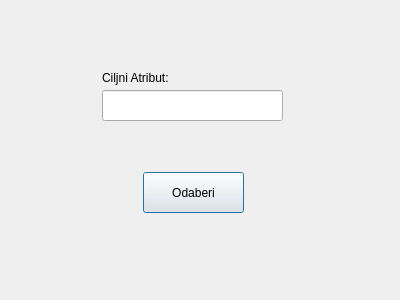
<?xml version="1.0" encoding="UTF-8"?>
<ui version="4.0">
 <class>LinearRegressionParametersDialog</class>
 <widget class="QDialog" name="LinearRegressionParametersDialog">
  <property name="geometry">
   <rect>
    <x>0</x>
    <y>0</y>
    <width>400</width>
    <height>300</height>
   </rect>
  </property>
  <property name="windowTitle">
   <string>Dialog</string>
  </property>
  <widget class="QLabel" name="label">
   <property name="geometry">
    <rect>
     <x>102</x>
     <y>70</y>
     <width>111</width>
     <height>16</height>
    </rect>
   </property>
   <property name="text">
    <string>Ciljni Atribut:</string>
   </property>
  </widget>
  <widget class="QLineEdit" name="Unos">
   <property name="geometry">
    <rect>
     <x>102</x>
     <y>90</y>
     <width>181</width>
     <height>31</height>
    </rect>
   </property>
  </widget>
  <widget class="QPushButton" name="Odabir">
   <property name="geometry">
    <rect>
     <x>143</x>
     <y>172</y>
     <width>101</width>
     <height>41</height>
    </rect>
   </property>
   <property name="text">
    <string>Odaberi</string>
   </property>
  </widget>
 </widget>
 <resources/>
 <connections/>
</ui>
